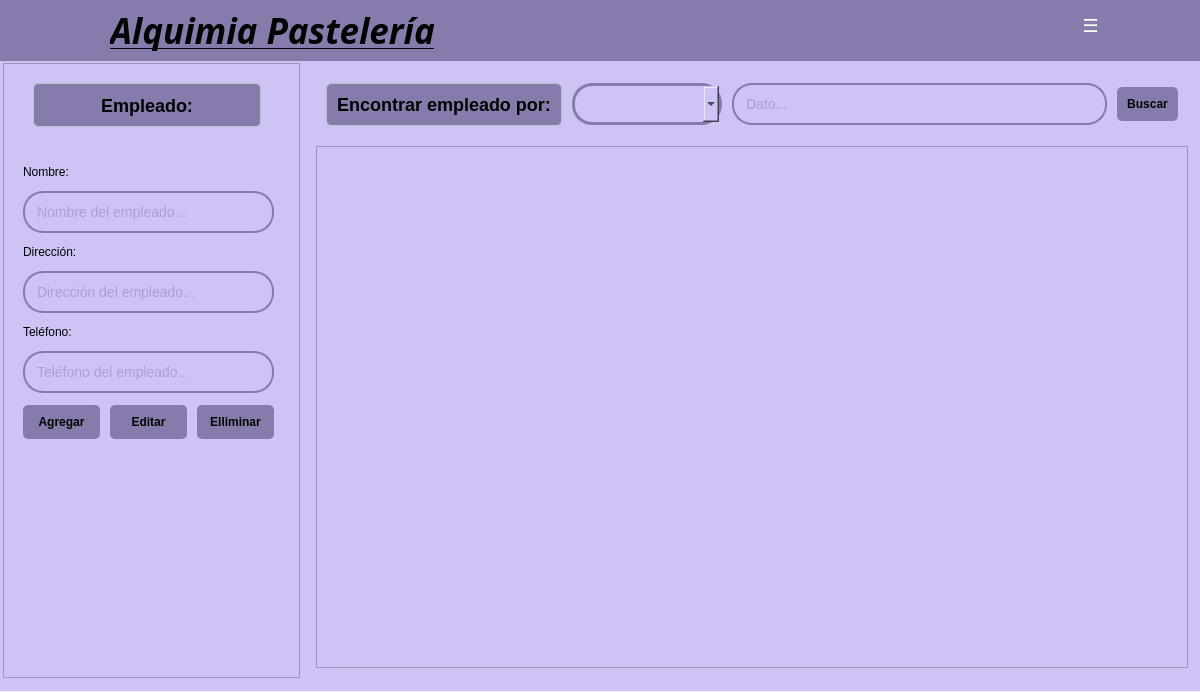
<?xml version="1.0" encoding="UTF-8"?>
<ui version="4.0">
 <class>Form</class>
 <widget class="QWidget" name="Form">
  <property name="geometry">
   <rect>
    <x>0</x>
    <y>0</y>
    <width>1200</width>
    <height>692</height>
   </rect>
  </property>
  <property name="windowTitle">
   <string>Form</string>
  </property>
  <widget class="QWidget" name="widget" native="true">
   <property name="geometry">
    <rect>
     <x>0</x>
     <y>0</y>
     <width>1201</width>
     <height>691</height>
    </rect>
   </property>
   <property name="styleSheet">
    <string notr="true">background-color: #CFC3F5;</string>
   </property>
   <widget class="QWidget" name="horizontalLayoutWidget_2">
    <property name="geometry">
     <rect>
      <x>0</x>
      <y>60</y>
      <width>1201</width>
      <height>621</height>
     </rect>
    </property>
    <layout class="QHBoxLayout" name="horizontalLayout_2" stretch="0,3">
     <property name="spacing">
      <number>6</number>
     </property>
     <property name="leftMargin">
      <number>3</number>
     </property>
     <property name="topMargin">
      <number>3</number>
     </property>
     <property name="rightMargin">
      <number>3</number>
     </property>
     <property name="bottomMargin">
      <number>3</number>
     </property>
     <item>
      <widget class="QFrame" name="frame">
       <property name="sizePolicy">
        <sizepolicy hsizetype="Preferred" vsizetype="Preferred">
         <horstretch>1</horstretch>
         <verstretch>1</verstretch>
        </sizepolicy>
       </property>
       <property name="frameShape">
        <enum>QFrame::StyledPanel</enum>
       </property>
       <property name="frameShadow">
        <enum>QFrame::Raised</enum>
       </property>
       <widget class="QLabel" name="tituloEmpleado">
        <property name="geometry">
         <rect>
          <x>30</x>
          <y>20</y>
          <width>228</width>
          <height>44</height>
         </rect>
        </property>
        <property name="sizePolicy">
         <sizepolicy hsizetype="Fixed" vsizetype="Fixed">
          <horstretch>0</horstretch>
          <verstretch>0</verstretch>
         </sizepolicy>
        </property>
        <property name="styleSheet">
         <string notr="true">QLabel {
    color: #000000;
    font-size: 18px;
    font-weight: bold;
    padding: 10px;
    background-color: #867BAA;
    border-radius: 5px;
    border: 1px solid #bdc3c7;
}</string>
        </property>
        <property name="frameShape">
         <enum>QFrame::NoFrame</enum>
        </property>
        <property name="text">
         <string>Empleado:</string>
        </property>
        <property name="alignment">
         <set>Qt::AlignCenter</set>
        </property>
       </widget>
       <widget class="QWidget" name="verticalLayoutWidget_2">
        <property name="geometry">
         <rect>
          <x>10</x>
          <y>90</y>
          <width>271</width>
          <height>301</height>
         </rect>
        </property>
        <layout class="QVBoxLayout" name="verticalLayout" stretch="0,0,0,0,0,0,0">
         <property name="spacing">
          <number>10</number>
         </property>
         <property name="leftMargin">
          <number>10</number>
         </property>
         <property name="topMargin">
          <number>10</number>
         </property>
         <property name="rightMargin">
          <number>10</number>
         </property>
         <property name="bottomMargin">
          <number>10</number>
         </property>
         <item>
          <widget class="QLabel" name="labelNombre">
           <property name="sizePolicy">
            <sizepolicy hsizetype="Expanding" vsizetype="Fixed">
             <horstretch>0</horstretch>
             <verstretch>0</verstretch>
            </sizepolicy>
           </property>
           <property name="styleSheet">
            <string notr="true">color: rgb(0, 0, 0);</string>
           </property>
           <property name="text">
            <string>Nombre:</string>
           </property>
          </widget>
         </item>
         <item>
          <widget class="QLineEdit" name="lineNombreEmpleado">
           <property name="minimumSize">
            <size>
             <width>40</width>
             <height>0</height>
            </size>
           </property>
           <property name="styleSheet">
            <string notr="true">QLineEdit {
    padding: 10px;
    border: 2px solid #867BAA;
    border-radius: 20px;
    font-size: 14px;
	color: rgb(134, 123, 170);
}</string>
           </property>
           <property name="text">
            <string/>
           </property>
           <property name="placeholderText">
            <string>Nombre del empleado...</string>
           </property>
          </widget>
         </item>
         <item>
          <widget class="QLabel" name="lineDireccion">
           <property name="sizePolicy">
            <sizepolicy hsizetype="Expanding" vsizetype="Fixed">
             <horstretch>0</horstretch>
             <verstretch>0</verstretch>
            </sizepolicy>
           </property>
           <property name="styleSheet">
            <string notr="true">color: rgb(0, 0, 0);</string>
           </property>
           <property name="text">
            <string>Dirección:</string>
           </property>
          </widget>
         </item>
         <item>
          <widget class="QLineEdit" name="lineDireccionEmpleado">
           <property name="minimumSize">
            <size>
             <width>40</width>
             <height>0</height>
            </size>
           </property>
           <property name="styleSheet">
            <string notr="true">QLineEdit {
    padding: 10px;
    border: 2px solid #867BAA;
    border-radius: 20px;
    font-size: 14px;
	color: rgb(134, 123, 170);
}</string>
           </property>
           <property name="text">
            <string/>
           </property>
           <property name="placeholderText">
            <string>Dirección del empleado...</string>
           </property>
          </widget>
         </item>
         <item>
          <widget class="QLabel" name="labelTelefono">
           <property name="sizePolicy">
            <sizepolicy hsizetype="Expanding" vsizetype="Fixed">
             <horstretch>0</horstretch>
             <verstretch>0</verstretch>
            </sizepolicy>
           </property>
           <property name="styleSheet">
            <string notr="true">color: rgb(0, 0, 0);</string>
           </property>
           <property name="text">
            <string>Teléfono:</string>
           </property>
          </widget>
         </item>
         <item>
          <widget class="QLineEdit" name="lineTelefonoEmpleado">
           <property name="minimumSize">
            <size>
             <width>40</width>
             <height>0</height>
            </size>
           </property>
           <property name="styleSheet">
            <string notr="true">QLineEdit {
    padding: 10px;
    border: 2px solid #867BAA;
    border-radius: 20px;
    font-size: 14px;
	color: rgb(134, 123, 170);
}</string>
           </property>
           <property name="text">
            <string/>
           </property>
           <property name="placeholderText">
            <string>Teléfono del empleado...</string>
           </property>
          </widget>
         </item>
         <item>
          <layout class="QHBoxLayout" name="horizontalLayout_3">
           <property name="spacing">
            <number>10</number>
           </property>
           <property name="sizeConstraint">
            <enum>QLayout::SetDefaultConstraint</enum>
           </property>
           <property name="leftMargin">
            <number>0</number>
           </property>
           <property name="topMargin">
            <number>0</number>
           </property>
           <property name="rightMargin">
            <number>0</number>
           </property>
           <property name="bottomMargin">
            <number>0</number>
           </property>
           <item>
            <widget class="QPushButton" name="btnAgregar">
             <property name="styleSheet">
              <string notr="true">QPushButton {
    background-color: #867BAA;
    color: black;
    padding: 10px;
    border: none;
    border-radius: 5px;
    font-weight: bold;
}
QPushButton:hover {
    background-color: #BDB1E2;
}</string>
             </property>
             <property name="text">
              <string>Agregar</string>
             </property>
            </widget>
           </item>
           <item>
            <widget class="QPushButton" name="btnEditar">
             <property name="styleSheet">
              <string notr="true">QPushButton {
    background-color: #867BAA;
    color: black;
    padding: 10px;
    border: none;
    border-radius: 5px;
    font-weight: bold;
}
QPushButton:hover {
    background-color: #BDB1E2;
}</string>
             </property>
             <property name="text">
              <string>Editar</string>
             </property>
            </widget>
           </item>
           <item>
            <widget class="QPushButton" name="btnEliminar">
             <property name="styleSheet">
              <string notr="true">QPushButton {
    background-color: #867BAA;
    color: black;
    padding: 10px;
    border: none;
    border-radius: 5px;
    font-weight: bold;
}
QPushButton:hover {
    background-color: #BDB1E2;
}</string>
             </property>
             <property name="text">
              <string>Elliminar</string>
             </property>
            </widget>
           </item>
          </layout>
         </item>
        </layout>
       </widget>
      </widget>
     </item>
     <item>
      <layout class="QVBoxLayout" name="verticalLayoutRight_2" stretch="0,0">
       <property name="spacing">
        <number>10</number>
       </property>
       <property name="leftMargin">
        <number>10</number>
       </property>
       <property name="topMargin">
        <number>10</number>
       </property>
       <property name="rightMargin">
        <number>10</number>
       </property>
       <property name="bottomMargin">
        <number>10</number>
       </property>
       <item>
        <layout class="QHBoxLayout" name="horizontalLayout">
         <property name="spacing">
          <number>10</number>
         </property>
         <property name="leftMargin">
          <number>10</number>
         </property>
         <property name="topMargin">
          <number>10</number>
         </property>
         <property name="rightMargin">
          <number>10</number>
         </property>
         <property name="bottomMargin">
          <number>10</number>
         </property>
         <item>
          <widget class="QLabel" name="labelEncontrar">
           <property name="sizePolicy">
            <sizepolicy hsizetype="Fixed" vsizetype="Fixed">
             <horstretch>0</horstretch>
             <verstretch>0</verstretch>
            </sizepolicy>
           </property>
           <property name="styleSheet">
            <string notr="true">QLabel {
    color: #000000;
    font-size: 18px;
    font-weight: bold;
    padding: 10px;
    background-color: #867BAA;
    border-radius: 5px;
    border: 1px solid #bdc3c7;
}</string>
           </property>
           <property name="text">
            <string>Encontrar empleado por:</string>
           </property>
           <property name="alignment">
            <set>Qt::AlignCenter</set>
           </property>
          </widget>
         </item>
         <item>
          <widget class="QComboBox" name="comboCategorias">
           <property name="sizePolicy">
            <sizepolicy hsizetype="Fixed" vsizetype="Fixed">
             <horstretch>0</horstretch>
             <verstretch>0</verstretch>
            </sizepolicy>
           </property>
           <property name="minimumSize">
            <size>
             <width>150</width>
             <height>0</height>
            </size>
           </property>
           <property name="styleSheet">
            <string notr="true">QComboBox {
    padding: 10px;
    border: 3px solid #867BAA;
    border-radius: 20px;
}
</string>
           </property>
          </widget>
         </item>
         <item>
          <widget class="QLineEdit" name="lineDato">
           <property name="minimumSize">
            <size>
             <width>40</width>
             <height>0</height>
            </size>
           </property>
           <property name="styleSheet">
            <string notr="true">QLineEdit {
    padding: 10px;
    border: 2px solid #867BAA;
    border-radius: 20px;
    font-size: 14px;
	color: rgb(134, 123, 170);
}</string>
           </property>
           <property name="placeholderText">
            <string>Dato...</string>
           </property>
          </widget>
         </item>
         <item>
          <widget class="QPushButton" name="btnBuscar">
           <property name="styleSheet">
            <string notr="true">QPushButton {
    background-color: #867BAA;
    color: black;
    padding: 10px;
    border: none;
    border-radius: 5px;
    font-weight: bold;
}
QPushButton:hover {
    background-color: #BDB1E2;
}</string>
           </property>
           <property name="text">
            <string>Buscar</string>
           </property>
          </widget>
         </item>
        </layout>
       </item>
       <item>
        <widget class="QTableView" name="tableView"/>
       </item>
      </layout>
     </item>
    </layout>
   </widget>
   <widget class="QWidget" name="barraSuperior" native="true">
    <property name="geometry">
     <rect>
      <x>0</x>
      <y>0</y>
      <width>1201</width>
      <height>61</height>
     </rect>
    </property>
    <property name="autoFillBackground">
     <bool>false</bool>
    </property>
    <property name="styleSheet">
     <string notr="true">background-color: #867BAA</string>
    </property>
    <widget class="QLabel" name="tituloInicial">
     <property name="geometry">
      <rect>
       <x>110</x>
       <y>10</y>
       <width>361</width>
       <height>41</height>
      </rect>
     </property>
     <property name="font">
      <font>
       <family>Noto Serif Display SemiCondensed Black</family>
       <pointsize>26</pointsize>
       <weight>75</weight>
       <italic>true</italic>
       <bold>true</bold>
       <underline>true</underline>
       <stylestrategy>PreferDefault</stylestrategy>
      </font>
     </property>
     <property name="styleSheet">
      <string notr="true">color: rgb(0, 0, 0);</string>
     </property>
     <property name="text">
      <string>Alquimia Pastelería</string>
     </property>
    </widget>
    <widget class="QLabel" name="logo">
     <property name="geometry">
      <rect>
       <x>0</x>
       <y>0</y>
       <width>101</width>
       <height>61</height>
      </rect>
     </property>
     <property name="sizePolicy">
      <sizepolicy hsizetype="Maximum" vsizetype="Maximum">
       <horstretch>0</horstretch>
       <verstretch>0</verstretch>
      </sizepolicy>
     </property>
     <property name="frameShape">
      <enum>QFrame::NoFrame</enum>
     </property>
     <property name="text">
      <string/>
     </property>
     <property name="textFormat">
      <enum>Qt::AutoText</enum>
     </property>
     <property name="pixmap">
      <pixmap>../../assets/Iconos/logo.png</pixmap>
     </property>
     <property name="scaledContents">
      <bool>true</bool>
     </property>
     <property name="alignment">
      <set>Qt::AlignCenter</set>
     </property>
     <property name="wordWrap">
      <bool>false</bool>
     </property>
     <property name="indent">
      <number>-1</number>
     </property>
     <property name="openExternalLinks">
      <bool>false</bool>
     </property>
    </widget>
    <widget class="QPushButton" name="btnCerrarSesion">
     <property name="geometry">
      <rect>
       <x>1150</x>
       <y>10</y>
       <width>41</width>
       <height>31</height>
      </rect>
     </property>
     <property name="styleSheet">
      <string notr="true">QPushButton {
    background-color: #867BAA;
    color: white;
    border: none;
    border-radius: 5px;
    font-size: 18px;
    font-weight: bold;
}
QPushButton:hover {
    background-color: #BDB1E2;
}</string>
     </property>
     <property name="text">
      <string/>
     </property>
     <property name="icon">
      <iconset>
       <normaloff>../../assets/Iconos/cerrarSesion.svg</normaloff>../../assets/Iconos/cerrarSesion.svg</iconset>
     </property>
     <property name="iconSize">
      <size>
       <width>28</width>
       <height>28</height>
      </size>
     </property>
    </widget>
    <widget class="QPushButton" name="btnMenu">
     <property name="geometry">
      <rect>
       <x>1070</x>
       <y>10</y>
       <width>41</width>
       <height>31</height>
      </rect>
     </property>
     <property name="font">
      <font>
       <pointsize>-1</pointsize>
       <weight>75</weight>
       <bold>true</bold>
      </font>
     </property>
     <property name="styleSheet">
      <string notr="true">QPushButton {
    background-color: #867BAA;
    color: white;
    border: none;
    border-radius: 5px;
    font-size: 18px;
    font-weight: bold;
}
QPushButton:hover {
    background-color: #BDB1E2;
}</string>
     </property>
     <property name="text">
      <string>☰</string>
     </property>
    </widget>
   </widget>
   <widget class="QFrame" name="frameFlotante">
    <property name="enabled">
     <bool>true</bool>
    </property>
    <property name="geometry">
     <rect>
      <x>0</x>
      <y>0</y>
      <width>0</width>
      <height>0</height>
     </rect>
    </property>
    <property name="sizePolicy">
     <sizepolicy hsizetype="Preferred" vsizetype="Preferred">
      <horstretch>100</horstretch>
      <verstretch>0</verstretch>
     </sizepolicy>
    </property>
    <property name="minimumSize">
     <size>
      <width>0</width>
      <height>0</height>
     </size>
    </property>
    <property name="maximumSize">
     <size>
      <width>0</width>
      <height>0</height>
     </size>
    </property>
    <property name="styleSheet">
     <string notr="true">background-color: rgb(171, 159, 208);
    border-radius: 5px;
</string>
    </property>
    <property name="frameShape">
     <enum>QFrame::StyledPanel</enum>
    </property>
    <property name="frameShadow">
     <enum>QFrame::Raised</enum>
    </property>
    <widget class="QWidget" name="gridLayoutWidget_3">
     <property name="geometry">
      <rect>
       <x>0</x>
       <y>0</y>
       <width>331</width>
       <height>386</height>
      </rect>
     </property>
     <layout class="QGridLayout" name="gridLayout_2">
      <property name="leftMargin">
       <number>10</number>
      </property>
      <property name="topMargin">
       <number>10</number>
      </property>
      <property name="rightMargin">
       <number>10</number>
      </property>
      <property name="bottomMargin">
       <number>10</number>
      </property>
      <property name="spacing">
       <number>10</number>
      </property>
      <item row="2" column="2">
       <widget class="QPushButton" name="btnEmpleados">
        <property name="sizePolicy">
         <sizepolicy hsizetype="Preferred" vsizetype="Preferred">
          <horstretch>0</horstretch>
          <verstretch>0</verstretch>
         </sizepolicy>
        </property>
        <property name="text">
         <string/>
        </property>
        <property name="icon">
         <iconset>
          <normaloff>../../assets/Iconos/empleados.svg</normaloff>../../assets/Iconos/empleados.svg</iconset>
        </property>
        <property name="iconSize">
         <size>
          <width>84</width>
          <height>84</height>
         </size>
        </property>
       </widget>
      </item>
      <item row="1" column="3">
       <widget class="QPushButton" name="btnRecetas">
        <property name="text">
         <string/>
        </property>
        <property name="icon">
         <iconset>
          <normaloff>../../assets/Iconos/recetas.png</normaloff>../../assets/Iconos/recetas.png</iconset>
        </property>
        <property name="iconSize">
         <size>
          <width>84</width>
          <height>84</height>
         </size>
        </property>
       </widget>
      </item>
      <item row="1" column="2">
       <widget class="QPushButton" name="btnProductos">
        <property name="text">
         <string/>
        </property>
        <property name="icon">
         <iconset>
          <normaloff>../../assets/Iconos/productos.svg</normaloff>../../assets/Iconos/productos.svg</iconset>
        </property>
        <property name="iconSize">
         <size>
          <width>84</width>
          <height>84</height>
         </size>
        </property>
       </widget>
      </item>
      <item row="0" column="0">
       <widget class="QPushButton" name="btnMenuInicio">
        <property name="text">
         <string/>
        </property>
        <property name="icon">
         <iconset>
          <normaloff>../../assets/Iconos/inicio.svg</normaloff>../../assets/Iconos/inicio.svg</iconset>
        </property>
        <property name="iconSize">
         <size>
          <width>84</width>
          <height>84</height>
         </size>
        </property>
       </widget>
      </item>
      <item row="2" column="0">
       <widget class="QPushButton" name="btnPromociones">
        <property name="text">
         <string/>
        </property>
        <property name="icon">
         <iconset>
          <normaloff>../../assets/Iconos/promociones.svg</normaloff>../../assets/Iconos/promociones.svg</iconset>
        </property>
        <property name="iconSize">
         <size>
          <width>84</width>
          <height>84</height>
         </size>
        </property>
       </widget>
      </item>
      <item row="0" column="3">
       <widget class="QPushButton" name="btnProveedores">
        <property name="text">
         <string/>
        </property>
        <property name="icon">
         <iconset>
          <normaloff>../../assets/Iconos/provedoores.svg</normaloff>../../assets/Iconos/provedoores.svg</iconset>
        </property>
        <property name="iconSize">
         <size>
          <width>84</width>
          <height>84</height>
         </size>
        </property>
       </widget>
      </item>
      <item row="0" column="2">
       <widget class="QPushButton" name="btnClientes">
        <property name="text">
         <string/>
        </property>
        <property name="icon">
         <iconset>
          <normaloff>../../assets/Iconos/clientes.svg</normaloff>../../assets/Iconos/clientes.svg</iconset>
        </property>
        <property name="iconSize">
         <size>
          <width>84</width>
          <height>84</height>
         </size>
        </property>
       </widget>
      </item>
      <item row="1" column="0">
       <widget class="QPushButton" name="btnVentas">
        <property name="text">
         <string/>
        </property>
        <property name="icon">
         <iconset>
          <normaloff>../../assets/Iconos/ventas.svg</normaloff>../../assets/Iconos/ventas.svg</iconset>
        </property>
        <property name="iconSize">
         <size>
          <width>84</width>
          <height>84</height>
         </size>
        </property>
       </widget>
      </item>
      <item row="2" column="3">
       <widget class="QPushButton" name="btnUsuario">
        <property name="text">
         <string/>
        </property>
        <property name="icon">
         <iconset>
          <normaloff>../../assets/Iconos/Usuario.svg</normaloff>../../assets/Iconos/Usuario.svg</iconset>
        </property>
        <property name="iconSize">
         <size>
          <width>84</width>
          <height>84</height>
         </size>
        </property>
       </widget>
      </item>
     </layout>
    </widget>
   </widget>
  </widget>
 </widget>
 <resources/>
 <connections/>
</ui>
